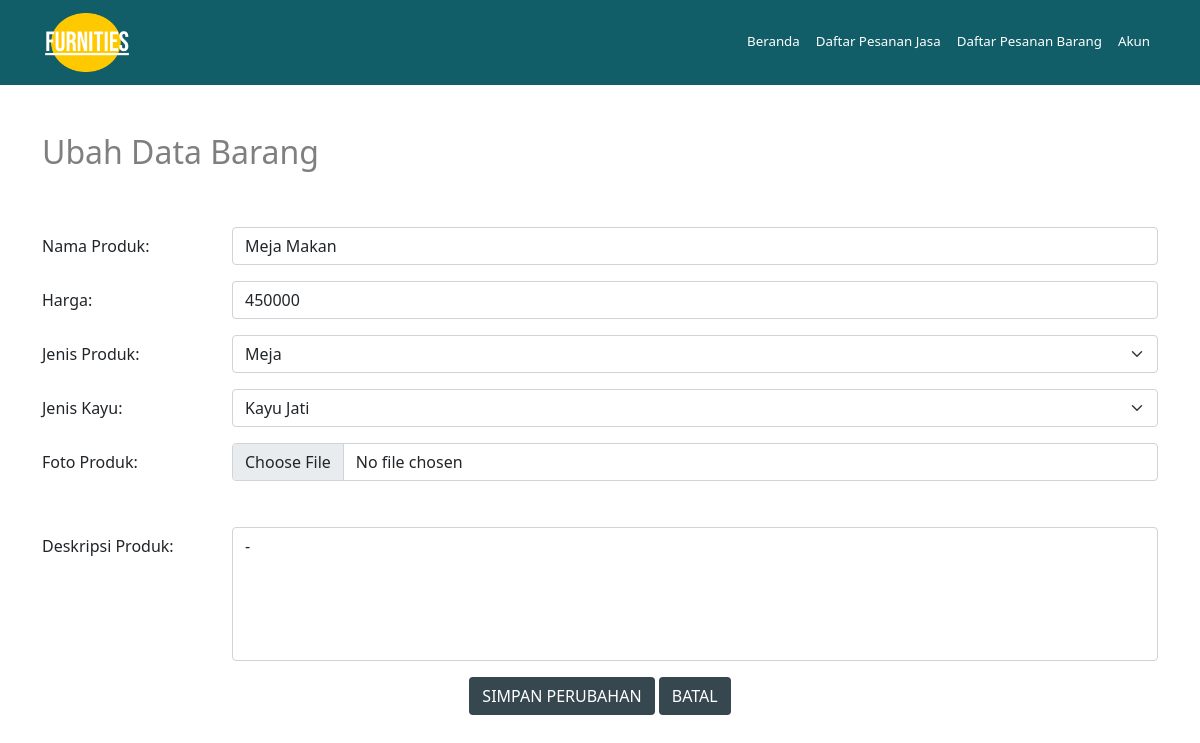
/admin/editItem.php?id=3, run on an earlier commit of the app's database.
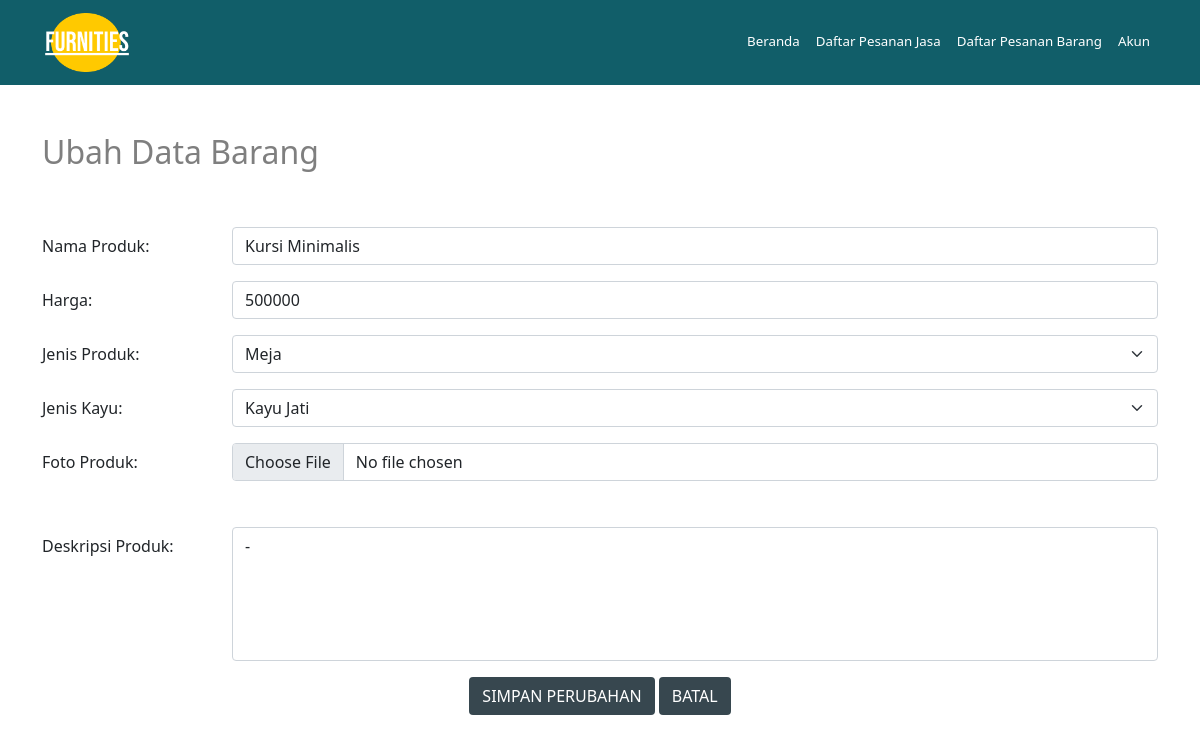
And on a later commit of the database.
### tables this page shows
CREATE TABLE `products` (
  `id` int(11) NOT NULL,
  `jenis_product_id` int(11) DEFAULT NULL,
  `jenis_kayu_id` int(11) DEFAULT NULL,
  `nama_produk` varchar(50) DEFAULT NULL,
  `deskripsi` varchar(1000) DEFAULT NULL,
  `harga` int(11) DEFAULT NULL,
  `foto` varchar(255) DEFAULT NULL,
  `isCustom` tinyint(1) NOT NULL DEFAULT 0
);

### admin/editItem.php (the view, shortened to what this page needs)
<?php
    include_once '../conn.php';
    include_once '../controller/itemClass.php';
    include_once '../controller/woodClass.php';
    $item = new item($con);
    $id = $_GET['id'];
    if (isset($id)) {
        extract($item->getID($id));
    ?>
<!DOCTYPE html>
<html lang="en">
<head>
    <link href="https://cdn.jsdelivr.net/npm/bootstrap@5.1.3/dist/css/bootstrap.min.css" rel="stylesheet">
    <link rel="stylesheet" href="../assets/css/style.css">
</head>
<body>
    <nav class="navbar navbar-expand-sm bg-blue">
        <div class="container">
            <a class="navbar-brand" href="../index.php"><img src="../assets/img/logo.png" alt="" style="width: 90px;"></a>
            <?php include_once 'aNavbar.php'; ?>
        </div>
    </nav>
    <div class="container">
        <div id="formPage" class="row mt-5">
            <h2>Ubah Data Barang</h2>
            <form method="post" class="mt-5" enctype="multipart/form-data">
                <div class="row mb-3">
                    <label class="col-sm-2 col-form-label">Nama Produk:</label>
                    <div class="col-sm-10">
                        <input type="text" class="form-control" name="nama" value="<?php echo $nama_produk; ?>" required>
                    </div>
                </div>
                <div class="row mb-3">
                    <label class="col-sm-2 col-form-label">Harga:</label>
                    <div class="col-sm-10">
                        <input type="text" class="form-control" name="harga" value="<?php echo $harga; ?>" onkeypress="return (event.charCode !=8 && event.charCode ==0 || (event.charCode >= 48 && event.charCode <= 57))" required>
                    </div>
                </div>
                <div class="row mb-3">
                    <label class="col-sm-2 col-form-label">Jenis Produk:</label>
                    <div class="col-sm-10">
                        <select class="form-select" aria-label="Default select example" name="jenisProduk">
                        </select>
                    </div>
                </div>
                <div class="row mb-3">
                    <label class="col-sm-2 col-form-label">Jenis Kayu:</label>
                    <div class="col-sm-10">
                        <select class="form-select" aria-label="Default select example" name="jenisKayu">
                        </select>
                    </div>
                </div>
                <div class="row mb-3">
                    <label class="col-sm-2 col-form-label">Foto Produk:</label>
                    <div class="col-sm-10">
                        <input class="form-control" type="file" name="file">
                    </div>
                </div>
                <div class="row mb-3">
                    <label class="col-sm-2 col-form-label">Deskripsi Produk:</label>
                    <div class="col-sm-10">
                        <textarea class="form-control" rows="5" style="resize: none" name="deskripsi" required><?php echo $deskripsi; ?></textarea>
                    </div>
                </div>
                <div class="row">
                    <div class="col text-center">
                        <button type="submit" class="btn btn-prim" name="save">Simpan Perubahan</button>
                        <button type="button" class="btn btn-prim" onclick="location.href='index.php'">Batal</button>
                    </div>
                </div>
            </form>
        </div>
    </div>
</body>
</html>
<?php    }?>

What changed in the data, as far as the page shows it:
changed products: nama "Meja Makan" → "Kursi Minimalis"; harga "450000" → "500000"
